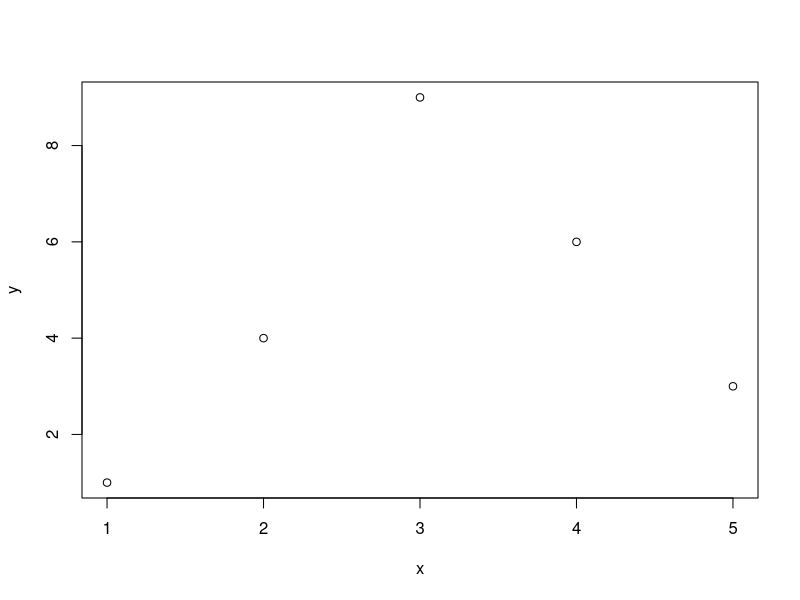
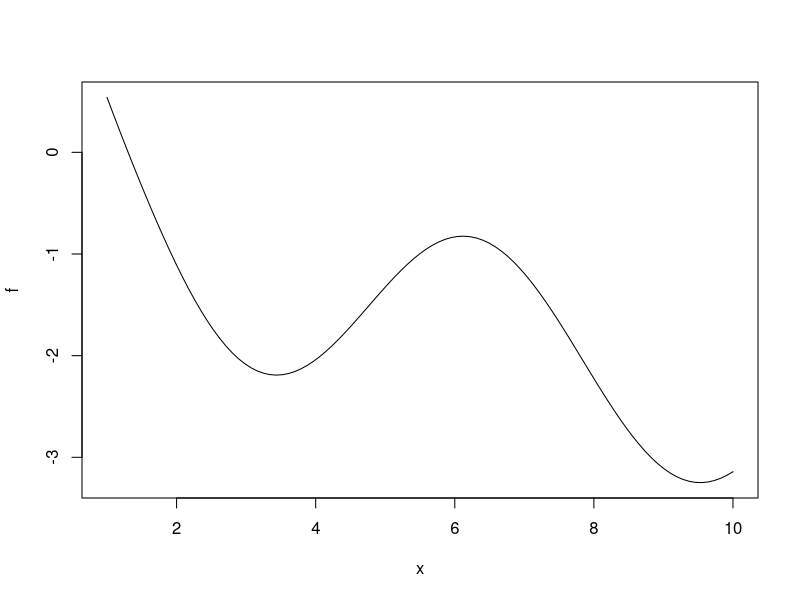
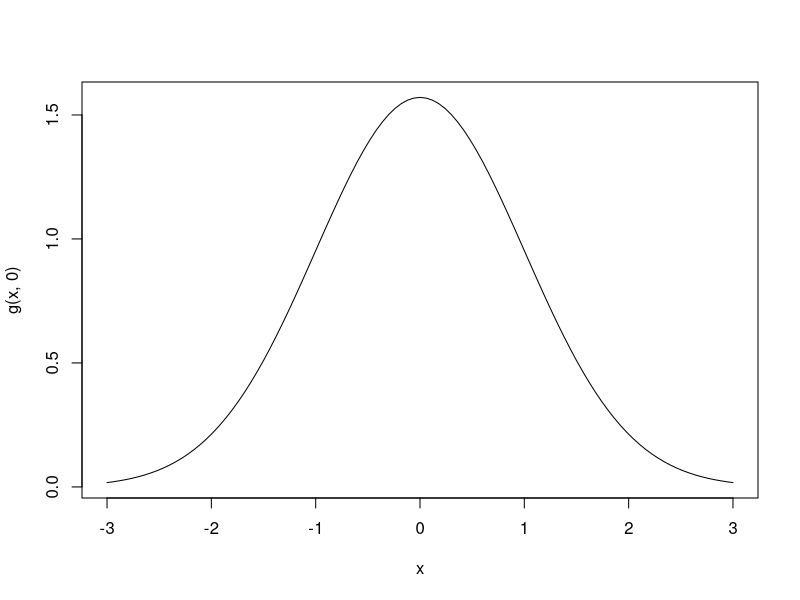

R code for these plots, in order:
x <- 1:5
y <- c(1,4,9,6,3)
plot(x, y)

f <- function(x) cos(x) - log(x)
plot(f, 1, 10)


g <- function(x, y) {
	return(1/2*pi * exp(-(x^2 + y^2)/2))
}
curve(g(x, 0), -3,3)